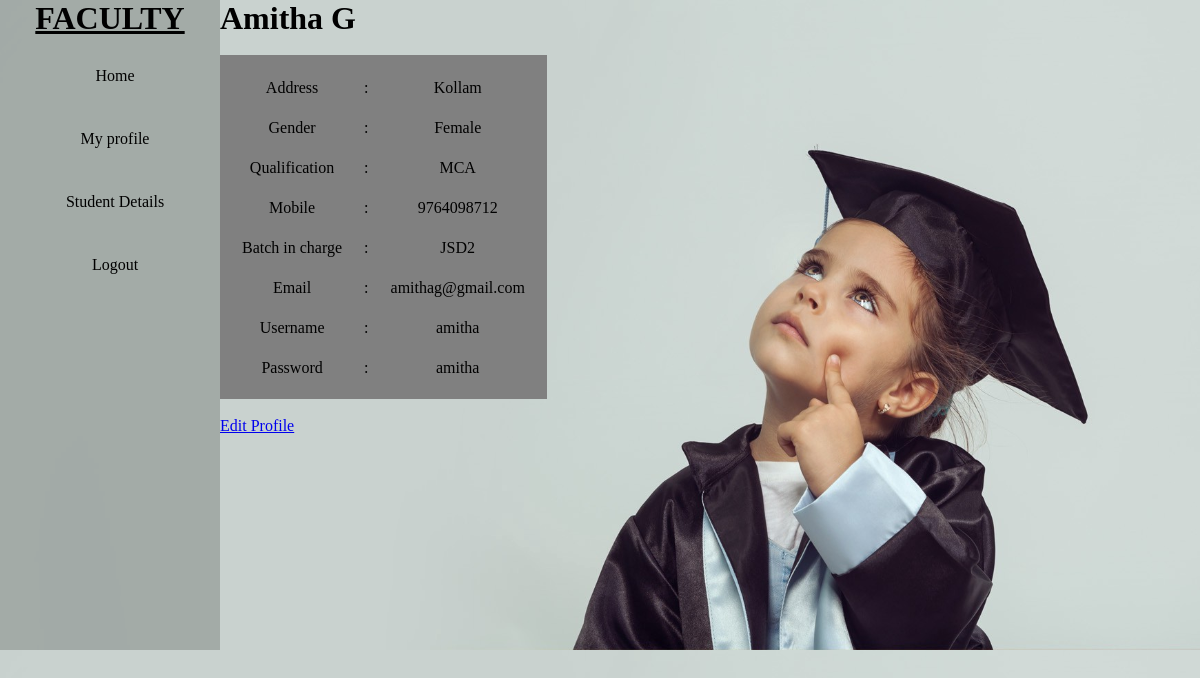
The app's page /fac_profile.php (signed in) with its own data.
### tables this page shows
CREATE TABLE `faculty` (
  `Fid` int(11) NOT NULL,
  `Name` varchar(20) DEFAULT NULL,
  `Address` varchar(50) DEFAULT NULL,
  `Gender` varchar(10) DEFAULT NULL,
  `Qualification` varchar(20) DEFAULT NULL,
  `Mobileno` bigint(20) DEFAULT NULL,
  `BatchInCharge` varchar(20) DEFAULT NULL,
  `Emailid` varchar(30) DEFAULT NULL,
  `Username` varchar(30) NOT NULL,
  `Password` varchar(30) NOT NULL
);

### fac_profile.php (the view, shortened to what this page needs)
<!DOCTYPE html>
<html>
	<head>
		<link rel="stylesheet" href="css/style.css">
	</head>
	<body class="bi">
		<div class="display">
		<div class="navbar">
			<h1><u>FACULTY</u></h1>
			<ul>
				<li> <a href="facultyhome.php">Home</a> </li>
				<li>
						<a href="fac_profile.php">My profile</a>
				</li>
				<li> <a href="">Student Details</a>
				</li>
				<li> <a href="login.php">Logout</a></li>
			</ul>
		</div>
        <div>
			<form>
				<?php
					require_once 'connection.php';
					$var=$_SESSION['Fid'];
					$sql="select * from faculty where Fid=$var";
					$result=mysqli_query($conn,$sql);
					while($row=mysqli_fetch_assoc($result))
					{
				?>
			<h1><?php echo $row['Name'];?></h1><br>
<table>
    <tr>
        <td>Address</td><td>:</td><td><?php echo $row['Address'];?></td>
    </tr>
    <tr>
        <td>Gender</td><td>:</td><td><?php echo $row['Gender'];?></td>
    </tr>
    <tr>
        <td>Qualification</td><td>:</td><td><?php echo $row['Qualification'];?></td>
    </tr>
    <tr>
        <td>Mobile</td><td>:</td><td><?php echo $row['Mobileno'];?></td>
    </tr>
    <tr>
        <td>Batch in charge</td><td>:</td><td><?php echo $row['BatchInCharge'];?></td>
    </tr>
    <tr>
        <td>Email</td><td>:</td><td><?php echo $row['Emailid'];?></td>
    </tr>
	<tr>
        <td>Username</td><td>:</td><td><?php echo $row['Username'];?></td>
    </tr>
    <tr>
        <td>Password</td><td>:</td><td><?php echo $row['Password'];?></td>
    </tr>
</table>
			<?php
					}
				?>
<br>
<a href="fac_editprofile.php">Edit Profile</a>
</form>
        </div>
	</div>
	</body>
</html>

### css/style.css (style rules this page uses)
* { margin:0px; padding:0px; box-sizing:border-box; }
.bi { background-image:url("../img/2.jpeg"); background-size:cover; }
.navbar { text-align:center; background-color:rgba(38, 39, 35, 0.233); width:220px; height:650px; }
.navbar ul { list-style:none; display:block; }
.navbar ul li { text-align:center; width:200px; padding:15px; margin:15px; border-radius: 10px; }
.navbar ul li a { text-decoration:none; color:black; }
.display { display: inline-flex; }

### fac_profile.php (style rules this page uses)
table,th,td { background-color:grey;text-align:center;padding:10px; }

### records on screen
faculty: Name "Amitha G", Address "Kollam", Gender "Female", Qualification "MCA", Mobileno "9764098712", BatchInCharge "JSD2", Emailid "amithag@gmail.com", Username "amitha", Password "amitha"
